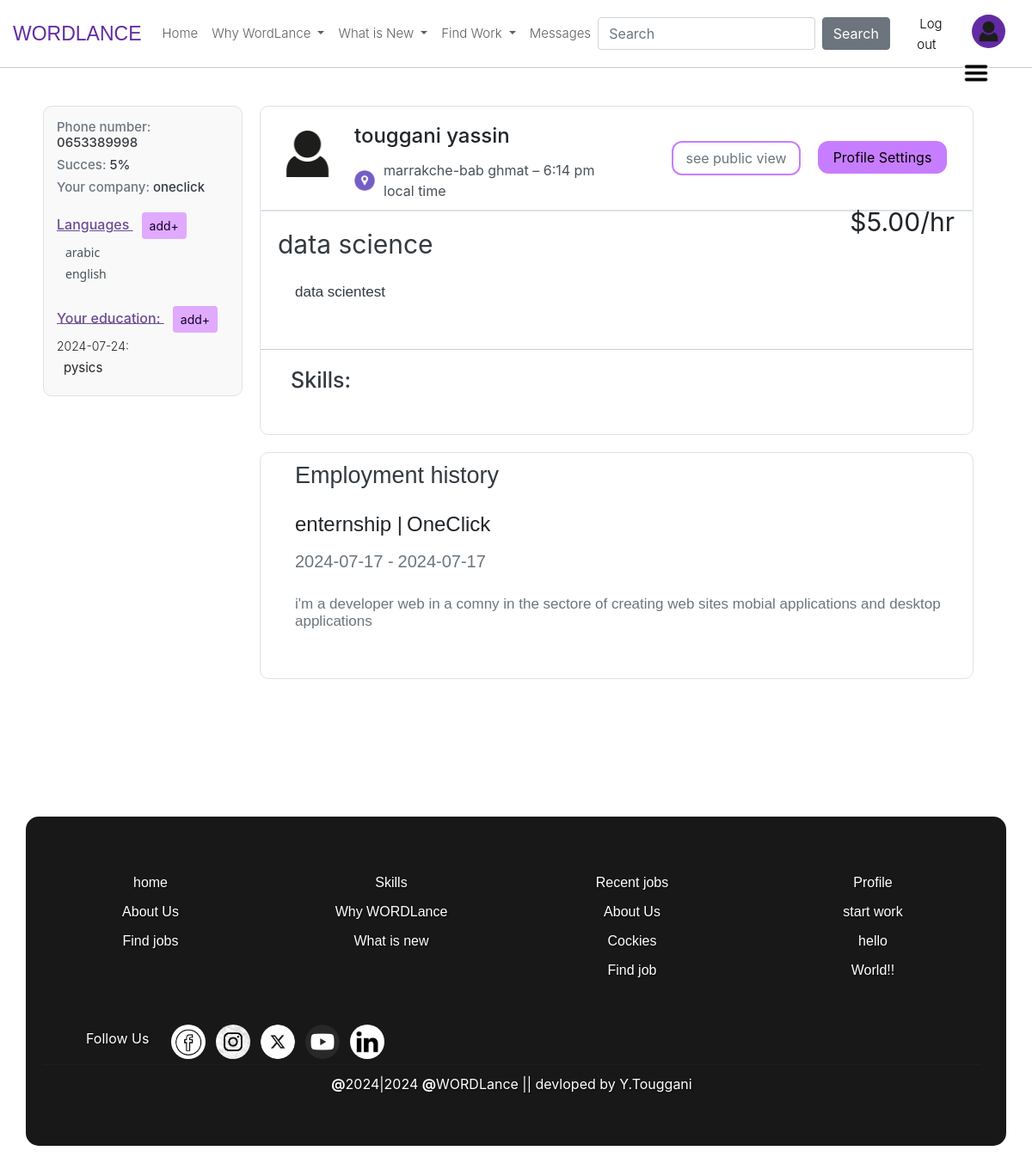
Before: /my_profile/2 (signed in) with the older database file.
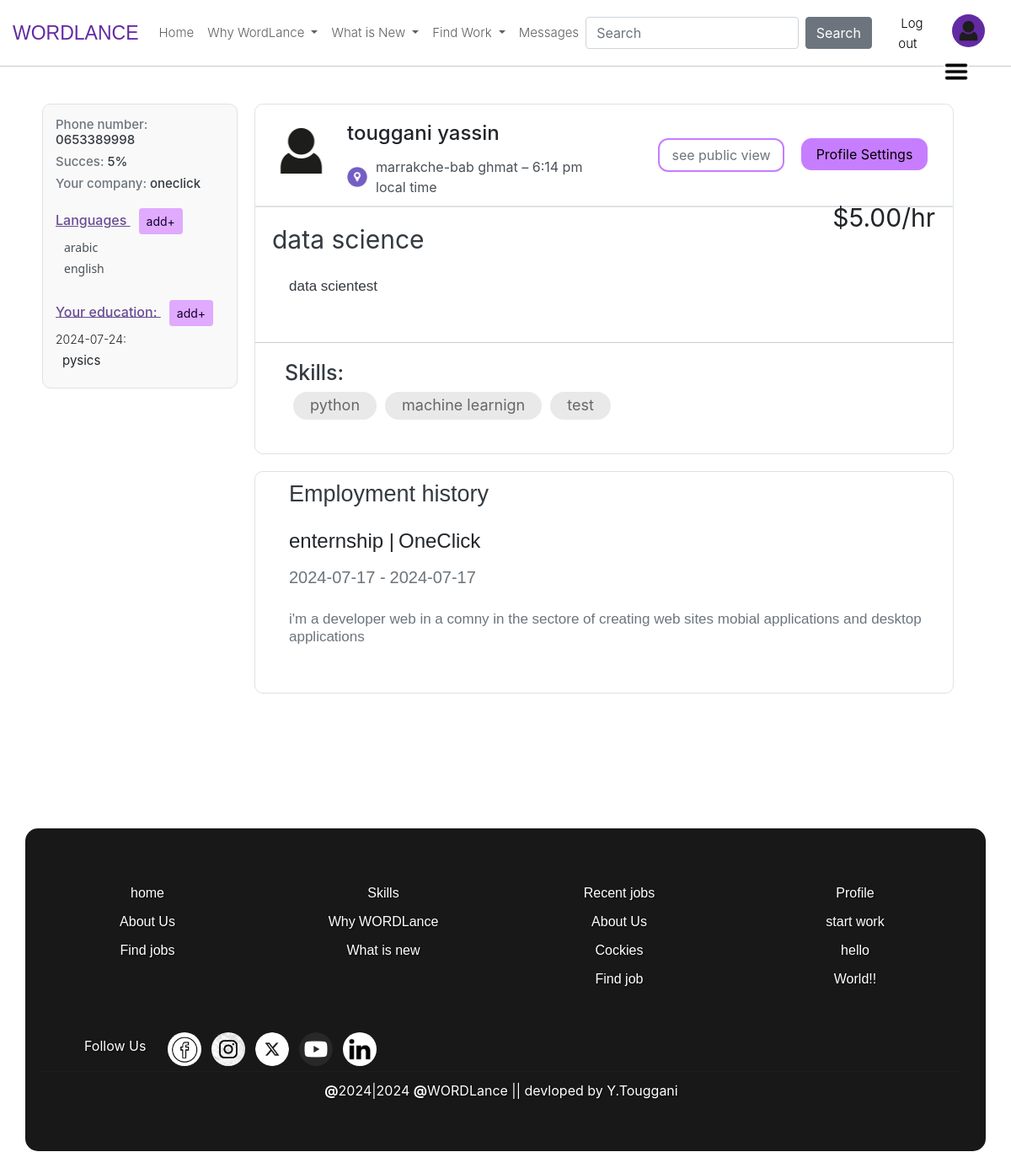
After: the same page with the newer database file.
### app.py (models this page shows)
class freelancers(UserMixin, db.Model):
    id = db.Column(db.Integer, primary_key=True, autoincrement=True)
    email = db.Column(db.String(50), unique=True, nullable=False)
    password = db.Column(db.String(128), nullable=False)  # Adjusted for secure hashing
    firstname = db.Column(db.String(50), nullable=False)
    lastname = db.Column(db.String(50), nullable=False)
    phone_num = db.Column(db.String(20), nullable=True)
    succeces = db.Column(db.Integer, nullable=True)
    address = db.Column(db.String(255))
    gender = db.Column(db.String(20))
    birthdate = db.Column(db.Date)
    company = db.Column(db.String(50), nullable=True)
    self_intro = db.Column(db.String(1000), nullable=False)
    profile_title = db.Column(db.String(50), nullable=False)
    price_of_work_for_hour = db.Column(db.Integer, nullable=True)
    date_created = db.Column(db.DateTime, default=datetime.utcnow)

class langauges(db.Model):
    langaug_id = db.Column(db.Integer, primary_key=True, autoincrement=True)
    id = db.Column(db.Integer, ForeignKey('freelancers.id'), nullable=False)
    langauge = db.Column(db.String(100), nullable=False)

class education(db.Model):
    education_id = db.Column(db.Integer, primary_key=True, autoincrement=True)
    id = db.Column(db.Integer, ForeignKey('freelancers.id'), nullable=False)
    school = db.Column(db.String(100), nullable=False)
    sectore = db.Column(db.String(100), nullable=False)
    degree = db.Column(db.String(100), nullable=False)
    date_start = db.Column(db.Date)
    date_end = db.Column(db.Date)

class experiencs(db.Model):
    experienc_id = db.Column(db.Integer, primary_key=True, autoincrement=True)
    id = db.Column(db.Integer, ForeignKey('freelancers.id'), nullable=False)
    experienc = db.Column(db.String(100), nullable=False)
    experienc_start_data = db.Column(db.Date)
    experienc_end_data = db.Column(db.Date)

class Skills(db.Model):
    skill_id = db.Column(db.Integer, primary_key=True, autoincrement=True)
    job_id = db.Column(db.Integer, ForeignKey('joboffers.job_id'), nullable=True)
    id = db.Column(db.Integer, ForeignKey('freelancers.id'), nullable=True)
    skill_name = db.Column(db.String(100), nullable=False)
    proficiency_level = db.Column(db.String(50), nullable=True)

### app.py (the view)
@app.route('/my_profile/<int:user_id>', methods=['GET', 'POST'])
@login_required
def my_profile(user_id=1):
    user = freelancers.query.get_or_404(user_id)
    skills = Skills.query.filter(Skills.id == current_user.id ).all()
    my_education = education.query.filter(education.id == current_user.id ).all()
    my_experiencs = experiencs.query.filter(experiencs.id == current_user.id ).all()
    login = True
    mylangauges = langauges.query.filter(langauges.id == current_user.id)
    return render_template("profil.html", user = user, login=login, skills=skills, experiencs=my_experiencs, langauges=mylangauges, education=my_education)

### templates/profil.html (shortened to what this page needs)
{% extends "Base.html" %}
{% block content %}
	<br>
	<div class="dropdown" style="position: absolute;top: 70PX;right: 50px;z-index: 100;">
	  <button class="btn btn-secondary " type="button" data-bs-toggle="dropdown" aria-expanded="false" style="padding:0px;background-color: white;border: none;">
	      <img src="{{ url_for('static', filename='images/Hamburger_icon.png') }}" alt="Example Image" width="30px">
	  </button>
	</div>
	<div style="display: flex;flex-direction: row; align-items: start;">
		<div style="width: 20%; margin-left: 30px;">
			<div  class="border" style="margin: 0px;;border-radius: 10px;padding: 15px 15px;background-color: rgb(249, 249, 249);">
					<div >
						<h6 style="font-size:15px;color: #6c757d;">Phone number: <span style="color:#343a40;">{{user.phone_num}}</span></h6>
						<h6 style="font-size:15px;color: #6c757d;">Succes: <span style="color:#343a40;">{{user.succeces}}%</span></h6>
						<h6 style="font-size:15px;color: #6c757d;">Your company: <span style="color:#343a40;">{{user.company}}</span></h6>
					</div>
					<h5 style="color: rgb(106, 76, 147);font-size: 16px;text-decoration: underline;margin-top: 20px ;">Languages <a href="{{url_for('add_langauge')}}"><button class="btn btn-sm btn-primary" style="background-color: #e0aaff;border-color: #e0aaff;color: #10002b;margin-left: 10px;">add+</button></a></h5>
					<div style="display: flex;flex-direction: column;align-items: strar;padding-left: 10px;">
						{% for l in langauges %}
						<h6 style="font-size:14px;font-family: system-ui;color: #495057;">{{l.langauge}}</h6>
						{% endfor %}
					</div>
					<h5 style="color: rgb(106, 76, 147);font-size: 16px;text-decoration: underline;margin-top: 20px;">
						Your education:
						<a href="{{url_for('add_education')}}">
							<button class="btn btn-sm btn-primary" style="font-size: 14px;background-color: #e0aaff;border-color: #e0aaff;color: #10002b;margin-left: 10px;">
								add+
							</button>
						</a>
					</h5>
					<div style="display: flex;flex-direction: column;align-items: strar;: 10px;">
						{% for e in education %}
							<h6 class="display-6" style="font-size:14px;">{{e.date_end}}: </h6>
							<h5 style="font-size: 15px;padding-left: 8px;" class="display-5"> <b>{{e.sectore}}</b></h5>
						{% endfor %}
					</div>
			</div>
		</div>
		<div style="width: 75%;">
			<div class="border" style="margin: 0px 20px;padding: 22;border-radius: 10px;border-bottom-right-radius: 0px;border-bottom-left-radius: 0px;">
					<div class="row">
						<div class="col" style="min-width: 400px;">
								<span  style="display:flex;flex-direction: row;">
						    	<img src="{{ url_for('static', filename='images/profile.png') }}" alt="Example Image" width="89px" style="margin: 10px;">
						    	<span  style="display:flex;flex-direction: column;">
						       	<h4 style="padding:20px;padding-left: 0px;padding-bottom: 5px;color:  #212529;">{{user.firstname}} {{user.lastname}}</h4>
						       	<span style="display:flex;flex-direction: row;justify-content: center;align-items: center;">
						       		<img src="{{ url_for('static', filename='images/gps.png') }}" alt="Example Image" width="24px" height="24px"  style="margin-right: 10px;">
						       		<P style="margin: 0px;margin-left: 0px;color: #495057;">{{user.address}} – 6:14 pm local time</P>
						       	</span>
						    	</span>
							</span>
						</div>
						<div class="col" style="max-width: 210px;">
							<a href="{{url_for('update', id=current_user.id, foc=1)}}">
							<button type="button" class="btn btn-warning"  style="margin:40px;width: 150px;margin-right: 0px;background-color: white;border-color: #c77dff;border-width: 2px;border-radius: 12px;color: #6c757d;">see public view</button></a>
						</div>
						<div class="col" style="max-width: 210px;"><a href="{{url_for('update', id=current_user.id, foc=1)}}">
							<button type="button" class="btn btn-warning" style="margin:40px;width: 150px;margin-left: 0px;background-color: #c77dff;color: black;border-color:
							#c77dff;border-radius: 12px;">Profile Settings</button></a>
						</div>
					</div>
			</div>
			<div class="border" style="margin: 0px 20px;padding: 22px;border-radius: 10px;border-top-right-radius: 0px;border-top-left-radius: 0px;padding: 0;">
				<span style="display: flex;flex-direction: row;">
					<h5 style="padding: 20px;font-size: 30px;float: left;padding-bottom: 0;color: #343a40;" class="display-6"><b>{{user.profile_title}}</b></h5>
					<h2 style="font-size: 30px;float: right;position: absolute;top: 240px ;right: 90px;" class="display-6"><b>${{user.price_of_work_for_hour}}.00/hr</b></h2>
				</span>
				<p style="padding: 40px;padding-top: 20px;font-size: 17px;padding-right: 70px;    line-height: 1.2;font-family: sans-serif;color: #343a40;">
					{{user.self_intro}}
				</p>
				<hr>
				<h5 style="padding-left:35px;color: rgb(106, 76, 147);font-size: 25px;padding-top: 20px;color: #343a40;">Skills:</h5>
				<div style="padding: 40px;padding-top: 0;display: flex;flex-direction: row;">
					{% for s in skills %}
						<p style="font-size: 18px;border: 2px solid gray;padding: 3px 18px;margin: 0px 5px;border: 2px solid rgb(233, 233, 233);border-radius: 30px;background-color: rgb(233, 233, 233);padding-bottom: 4px;color: rgb(103, 103, 103);" class="display-5">
							<b>{{s.skill_name}}</b>
						</p>
					{% endfor %}
				</div>
			</div>
			<div class="border" style="margin: 20px 20px;padding: 22;border-radius: 10px;">
				<h1 style="padding:10px 40px;font-size: 27px;font-family: sans-serif;color: #343a40;">Employment history</h1>
				{% for e in experiencs %}
					<div style="padding:8px 40px;font-size: 17px;font-family: sans-serif;display: flex;flex-direction: row;">
						<h2 style="font-size:24px;">{{e.experienc}} |</h2> <h2 style="padding-left: 5px;font-size: 24px;">OneClick</h2>
					</div>
					<div style="padding:0px 40px;font-size: 17px;font-family: sans-serif;display: flex;flex-direction: row;color: #6c757d;">
						<h5>{{e.experienc_end_data}} -</h5> <h5 style="padding-left: 5px;">{{e.experienc_end_data}}</h5>
					</div>
					<p  style="padding: 40px;padding-top: 20px;font-size: 17px;padding-right: 10px;    line-height: 1.2;font-family: sans-serif;color: #6c757d;">i'm a developer web in a comny in the sectore of creating web sites mobial applications and desktop applications</p>
				{% endfor %}
			</div>
		</div>
	</div>
{% endblock content %}

Changed rows visible on the page:
added Skills: skill_name "python"
added Skills: skill_name "machine learnign"
added Skills: skill_name "test"
